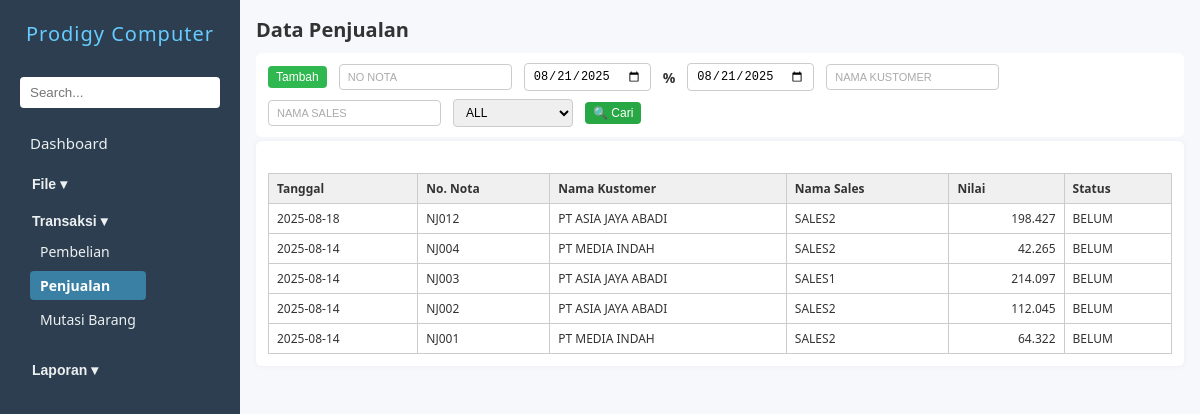
Before: /penjualan.php with the older database file.
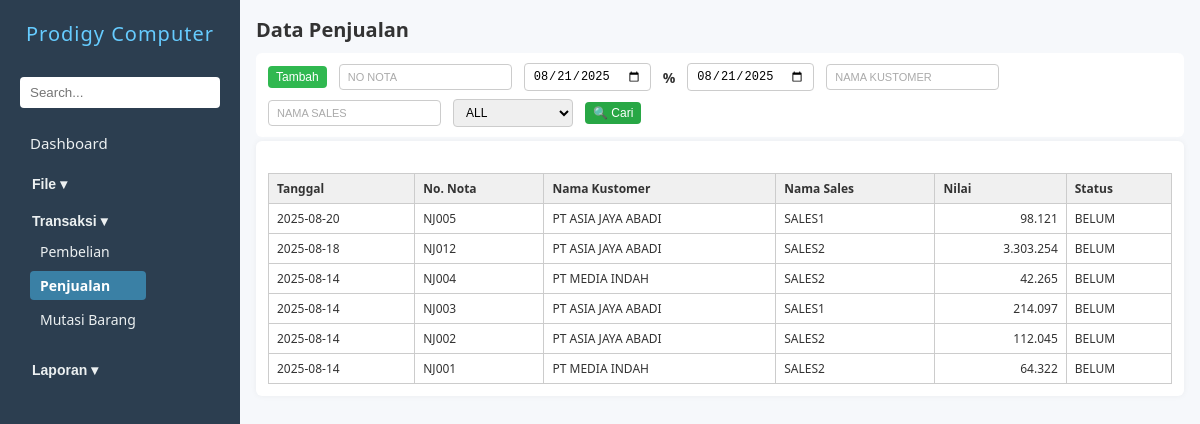
After: the same page with the newer database file.
### tables this page shows
CREATE TABLE `zjual` (
  `nonota` char(30) DEFAULT NULL,
  `tgl` date DEFAULT NULL,
  `kodekust` char(10) DEFAULT NULL,
  `kodesls` char(10) DEFAULT NULL,
  `kodegd` char(10) DEFAULT NULL,
  `nilai` double DEFAULT 0,
  `lunas` int(11) DEFAULT 0,
  `tgltempo` date DEFAULT NULL,
  `ppn` double(10,2) DEFAULT 0.00,
  `hppn` double(10,2) DEFAULT 0.00,
  `disc1` double(10,2) DEFAULT 0.00,
  `hdisc1` double(10,2) DEFAULT 0.00,
  `disc2` double(10,2) DEFAULT 0.00,
  `hdisc2` double(10,2) DEFAULT 0.00,
  `disc3` double(10,2) DEFAULT 0.00,
  `hdisc3` double(10,2) DEFAULT 0.00,
  `ket` varchar(1000) DEFAULT NULL
);

CREATE TABLE `zkustomer` (
  `kodekust` char(10) NOT NULL,
  `kodear` char(20) DEFAULT NULL,
  `kodetipe` char(20) DEFAULT NULL,
  `namakust` tinytext NOT NULL,
  `alamat` tinytext NOT NULL,
  `kota` tinytext DEFAULT NULL,
  `kodehrg` char(2) NOT NULL,
  `ktp` char(20) NOT NULL,
  `npwp` char(30) NOT NULL
);

CREATE TABLE `zsales` (
  `kodesls` char(20) NOT NULL,
  `namasls` char(50) NOT NULL,
  `alamat` char(255) NOT NULL,
  `kota` char(50) NOT NULL,
  `ktp` varchar(20) NOT NULL,
  `npwp` varchar(30) NOT NULL
);

### penjualan.php (the view, shortened to what this page needs)
<?php
include 'koneksi.php';
$query = mysqli_query($conn, "
    SELECT zjual.tgl, zjual.nonota, zkustomer.namakust, zsales.namasls, zjual.nilai, zjual.lunas
    FROM zjual
    JOIN zkustomer ON zjual.kodekust = zkustomer.kodekust
    JOIN zsales ON zjual.kodesls = zsales.kodesls
    ORDER BY zjual.tgl DESC, zjual.nonota DESC
    LIMIT 10
");
?>
<!DOCTYPE html>
<html lang="en">
<head>
    <link rel="stylesheet" href="navbar.css" />
    <link rel="stylesheet" href="form.css" />
</head>
<body>
    <?php include 'navbar.php'; ?>
    <main>
        <h2>Data Penjualan</h2>
        <div class="action-bar">
            <button type="button" name="btnTambah" id="btnTambah" class="action-btn tambah" onclick="window.location.href='inputpenjualan.php'">Tambah</button>
            <input type="text" name="noNota" id="inputNoNota" placeholder="No Nota" style="text-transform: uppercase;">
            <input type="date" name="tgl1" id="inputTgl1">
            <span>%</span>
            <input type="date" name="tgl2" id="inputTgl2">
            <input type="text" name="namakust" id="inputNamakust" placeholder="Nama Kustomer" autocomplete="off" style="text-transform: uppercase;">
            <input type="text" name="namasls" id="inputNamasls" placeholder="Nama Sales" autocomplete="off" style="text-transform: uppercase;">
            <select name="statusBayar" id="statusBayar">
                <option value="all">ALL</option>
            </select>
            <button type="button" name="btnSearch" id="btnSearch" class="action-btn cari" onclick="triggerSearch()">🔍 Cari</button>
        </div>
        <form id="penjualanForm" action="prosespenjualan.php" method="POST" enctype="multipart/form-data" onsubmit="return validateForm()">
            <div id="tabelHasil" class="form-grid" style="margin-top: 20px;">
                <table class="tabel-hasil">
                    <thead>
                        <tr>
                            <th>Tanggal</th>
                            <th>No. Nota</th>
                            <th>Nama Kustomer</th>
                            <th>Nama Sales</th>
                            <th>Nilai</th>
                            <th>Status</th>
                        </tr>
                    </thead>
                    <tbody>
                        <?php while ($row = mysqli_fetch_assoc($query)): ?>
                            <tr onclick="tampilkanKonfirmasiEdit('<?= $row['nonota'] ?>')">
                                <td><?= $row['tgl'] ?></td>
                                <td><?= $row['nonota'] ?></td>
                                <td><?= $row['namakust'] ?></td>
                                <td><?= $row['namasls'] ?></td>
                                <td style="text-align: right;"><?= number_format($row['nilai'], 0, ',', '.') ?></td>
                                <td><?= $row['lunas'] ? 'LUNAS' : 'BELUM' ?></td>
                            </tr>
                        <?php endwhile; ?>
                    </tbody>
                </table>
            </div>
        </form>
    </main>
</body>
</html>

### navbar.php (shortened to what this page needs)
<?php
$current = basename($_SERVER['PHP_SELF']);
$isFile = in_array($current, ['barang.php', 'supplier.php', 'area.php', 'tipe.php', 'kustomer.php', 'sales.php','gudang.php', 'group.php', 'merek.php', 'golongan.php']);
$isTransaksi = in_array($current, ['pembelian.php', 'penjualan.php', 'mutasi.php', 'inputpembelian.php', 'editpembelian.php', 'inputpenjualan.php', 'editpenjualan.php', 'inputmutasi.php', 'editmutasi.php']);
$isLaporan = in_array($current, [
  'LaporanStok.php', 'LaporanPenjualan.php', 'LaporanSupplier.php',
  'LaporanPembelian.php', 'LaporanKustomer.php'
]);
?>
<div class="sidebar" id="sidebarMenu">
    <h1>Prodigy Computer</h1>
    <input type="search" placeholder="Search...">
    <div class="nav-section">
        <a href="dashboard.php" class="nav-link-dasboard">Dashboard</a>
    </div>
    <div class="nav-section">
    <button class="dropdown-toggle <?= $isFile ? 'active-dropdown' : '' ?>" onclick="toggleDropdown('fileDropdown', this)">File ▾</button>
    </div>
    <div class="nav-section">
    <button class="dropdown-toggle <?= $isTransaksi ? 'active-dropdown' : '' ?>" onclick="toggleDropdown('transaksiDropdown', this)">Transaksi ▾</button>
    <div class="dropdown-content <?= $isTransaksi ? 'show' : '' ?>" id="transaksiDropdown">
        <a href="pembelian.php" class="<?= in_array($current, ['pembelian.php', 'inputpembelian.php', 'editpembelian.php']) ? 'active-link' : '' ?>">Pembelian</a>
        <a href="penjualan.php" class="<?= in_array($current, ['penjualan.php', 'inputpenjualan.php', 'editpenjualan.php']) ? 'active-link' : '' ?>">Penjualan</a>
        <a href="mutasi.php" class="<?= in_array($current, ['mutasi.php', 'inputmutasi.php', 'editmutasi.php']) ? 'active-link' : '' ?>">Mutasi Barang</a>
    </div>
    </div>
    <div class="nav-section">
    <button class="dropdown-toggle <?= $isLaporan ? 'active-dropdown' : '' ?>" onclick="toggleDropdown('laporanDropdown', this)">Laporan ▾</button>
    </div>
</div>

### navbar.css (style rules this page uses)
.sidebar { width: 240px; background: #2c3e50; color: #fff; display: flex; flex-direction: column; padding: 20px; overflow-y: auto; }
.sidebar h1 { font-size: 20px; margin-bottom: 30px; text-align: center; font-weight: 500; letter-spacing: 1px; color: #66ccff; }
.sidebar input[type="search"] { width: 100%; padding: 8px 10px; border-radius: 4px; border: none; margin-bottom: 20px; }
.nav-section { display: flex; flex-direction: column; align-items: flex-start; background-color: #2c3e50; width: 185px; color: #fff; margin-bottom: 5px; }
.nav-section a { text-decoration: none; color: #ecf0f1; padding: 5px 10px; margin-bottom: 5px; font-size: 15px; width: 100%; border-radius: 4px; transition: background-color 0.2s ease; }
.dropdown-toggle { background: none; border: none; color: #ecf0f1; padding: 8px 12px; width: 100%; text-align: left; font-size: 14px; cursor: pointer; font-weight: bold; }
.dropdown-content { display: none; flex-direction: column; padding-left: 10px; margin-bottom: 10px; }
.dropdown-content a { font-size: 14px; padding: 5px 10px; }
.dropdown-content.show { display: flex; }
.active-link { background-color: #42a5d6a4; color: white !important; font-weight: bold; }

### form.css (style rules this page uses)
* { box-sizing: border-box; margin: 0; padding: 0; }
body { font-family: "Segoe UI", Tahoma, Geneva, Verdana, sans-serif; display: flex; height: 100vh; background: #f6f8fb; color: #333; }
main { padding: 1rem; flex: 1; overflow-y: auto; }
h2 { margin-bottom: 10px; font-size: 20px; }
form { background: #fff; padding: 12px; border-radius: 6px; box-shadow: 0 0 6px rgba(0, 0, 0, 0.05); }
#btnTambah { background-color: #30b850; }
.tabel-hasil { width: 100%; border-collapse: collapse; font-size: 14px; margin-top: 10px; }
.tabel-hasil th, .tabel-hasil td { border: 1px solid #ccc; padding: 8px 10px; text-align: left; }
.tabel-hasil th { background-color: #f0f0f0; font-weight: bold; }
a { text-decoration: none; color: #007bff; }
.sidebar { transition: left 0.3s ease; }
.action-bar { display: flex; flex-wrap: wrap; align-items: center; gap: 8px 12px; margin-bottom: 4px; background-color: #fff; padding: 10px 12px; border-radius: 6px; }
.action-bar input[type="text"], .action-bar input[type="date"], .action-bar select { padding: 5px 8px; font-size: 12px; border: 1px solid #ccc; border-radius: 4px; min-width: 120px; }
.action-bar input[type="text"]::placeholder { font-size: 11px; color: #aaa; }
.action-bar span { font-size: 14px; font-weight: bold; }
.action-bar .action-btn { padding: 4px 8px; font-size: 12px; border: none; color: white; border-radius: 4px; cursor: pointer; transition: 0.3s ease; }
.action-bar .action-btn.tambah { background-color: #30b850; }
.action-bar .action-btn.cari { background-color: #28a745; }
.tabel-hasil { width: 100%; border-collapse: collapse; margin-top: 1em; font-size: 12px; border: 1px solid #ccc; }
.tabel-hasil th, .tabel-hasil td { padding: 6px 8px; border: 1px solid #ccc; text-align: left; background-color: #fff; }
.tabel-hasil th { background-color: #f0f0f0; font-weight: bold; color: #333; }

Changed rows visible on the page:
added zjual: tgl "2025-08-20", nonota "NJ005", zkustomer.namakust "PT ASIA JAYA ABADI", zsales.namasls "SALES1", nilai "98.121", lunas "BELUM"
changed zjual "NJ012": nilai "198.427" → "3.303.254"
